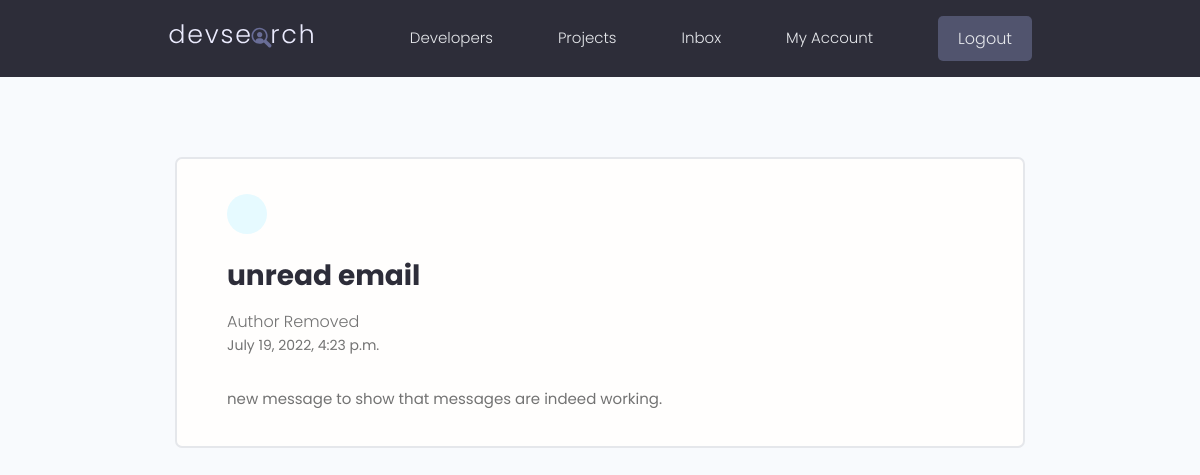
Screenshot of /message/b5d157fa-dead-45e8-80df-1151a5345df9 (signed in) with the database file from the repository.
### users/models.py (models this page shows, shortened)
class Message(models.Model):
  recipient = models.ForeignKey(Profile, on_delete=models.SET_NULL, null=True, related_name="messages")
  sender = models.ForeignKey(Profile, on_delete=models.SET_NULL, null=True)
  name = models.CharField(max_length=200, null=True, blank=True)
  email = models.EmailField(max_length=200, null=True, blank=True)
  subject = models.CharField(max_length=140, null=True, blank=True)
  body = models.TextField()
  is_read = models.BooleanField(default=False, null=True)
  created = models.DateTimeField(auto_now_add=True)
  id = models.UUIDField(default=uuid.uuid4, unique=True, primary_key=True, editable=False)
  class Meta:
    ordering = ['is_read', '-created', 'sender']

### users/views.py (the view)
# urls.py: path('message/<str:pk>', views.showMessage, name='show-message'),
@login_required(login_url="login")
def showMessage(request, pk):
  currentMessage = Message.objects.get(id=pk)
  if not currentMessage.is_read:
    currentMessage.is_read = True
    currentMessage.save()
  context = {
    'currentMessage': currentMessage
  }
  return render(request, 'users/message.html', context)

### users/templates/users/message.html (shortened to what this page needs)
{% extends 'main.html' %}
{% block content %}
<main class="messagePage my-xl">
  <div class="content-box">
    <div class="message">
      <a class="backButton" href="{% url 'inbox' %}"></a>
      <h2 class="message__subject">{{ currentMessage.subject }}</h4>
        {% if currentMessage.sender %}
        <a href="{% url 'user-profile' currentMessage.sender %}" class="message__author">{{ currentMessage.name }}</a>
        {% else %}
        <p>Author Removed</p>
        {% endif %}
        <p class="message__date">{{ currentMessage.created }}</p>
        <div class="message__body">
          {{ currentMessage.body }}
        </div>
    </div>
  </div>
</main>
{% endblock content %}

### static/styles/app.css (style rules this page uses)
:root { --color-sub: #2d2d39; }
.content-box { width: 95%; max-width: 85rem; margin: 0 auto; }
.message { padding: 2.5rem 0; }
.message > a { display: flex; gap: 1rem; }
.message__author, .message__date { flex-basis: 25%; }
.message__subject { flex-basis: 50%; }
.message__date { text-align: right; }
.messagePage .message { list-style: none; background: var(--color-white); padding: 3.5rem 5rem; border: 2px solid var(--color-light); border-radius: 0.7rem; }
.messagePage .message__subject { font-size: 2.8rem; color: var(--color-sub); margin-bottom: 1rem; margin-top: 2rem; }
.messagePage .message__date { font-size: 1.4rem; font-weight: 400; text-align: left; margin-bottom: 3rem; }
.backButton { background: var(--color-main-light); color: var(--color-main); width: 4rem; height: 4rem; display: flex; align-items: center; justify-content: center; border-radius: 50%; }

### static/uikit/styles/modules/_variables.css (style rules this page uses)
:root { --color-main: #5aa5b9; --color-main-light: #e6faff; --color-sub: #3f4156; --color-sub-light: #51546e; --color-sub-lighter: #ededfd; --color-text: #737373; --color-gray: #8b8b8b; --color-light: #e5e7eb; --color-light-gray: #767676; --color-bg: #f8fafd; --color-white: #fffefd; --color-white-light: #f3f3f3; --color-success: #359e64; --color-success-bg: #def8e8; --color-error: #fc4b0b; --color-error-bg: #fff2ee; --font-base: 'Poppins', arial, helvetica, 'Segoe UI', roboto, ubuntu, sans-serif; --font-monospace: 'Fira Code', 'Courier New', courier, monospace; --font-regular: 300; --font-medium: 500; --font-bold: 700; --generic-shadow: 1px 1px 5px #00000010; --generic-transition: all 0.3s ease-in-out; }

### static/uikit/styles/modules/_base.css (style rules this page uses)
* { margin: 0; padding: 0; box-sizing: border-box; text-rendering: optimizeLegibility; color: inherit; font-size: inherit; }
html { font-size: 50%; }
@media only screen and (min-width: 480px) { html { font-size: 56.25%; } }
@media only screen and (min-width: 1200px) { html { font-size: 62.5%; } }
body { line-height: 1.6; font-weight: 400; font-size: 1.5rem; color: var(--color-text); background-color: var(--color-bg); min-height: 100vh; }

### static/uikit/styles/modules/_typography.css (style rules this page uses)
* { font-family: var(--font-base); }
h2 { font-size: 3.6rem; font-weight: var(--font-bold); }
p, span, strong { font-size: 1.6rem; color: var(--color-text); font-weight: var(--font-regular); }
a { padding-bottom: 2px; text-decoration: none; display: inline-block; color: var(--color-main); font-weight: var(--font-medium); }

### static/uikit/styles/modules/_utilities.css (style rules this page uses)
.my-xl { margin: 8rem auto; }

### rows the page displays
Message: subject "unread email", created "July 19, 2022, 4:23 p.m.", body "new message to show that messages are indeed working."
